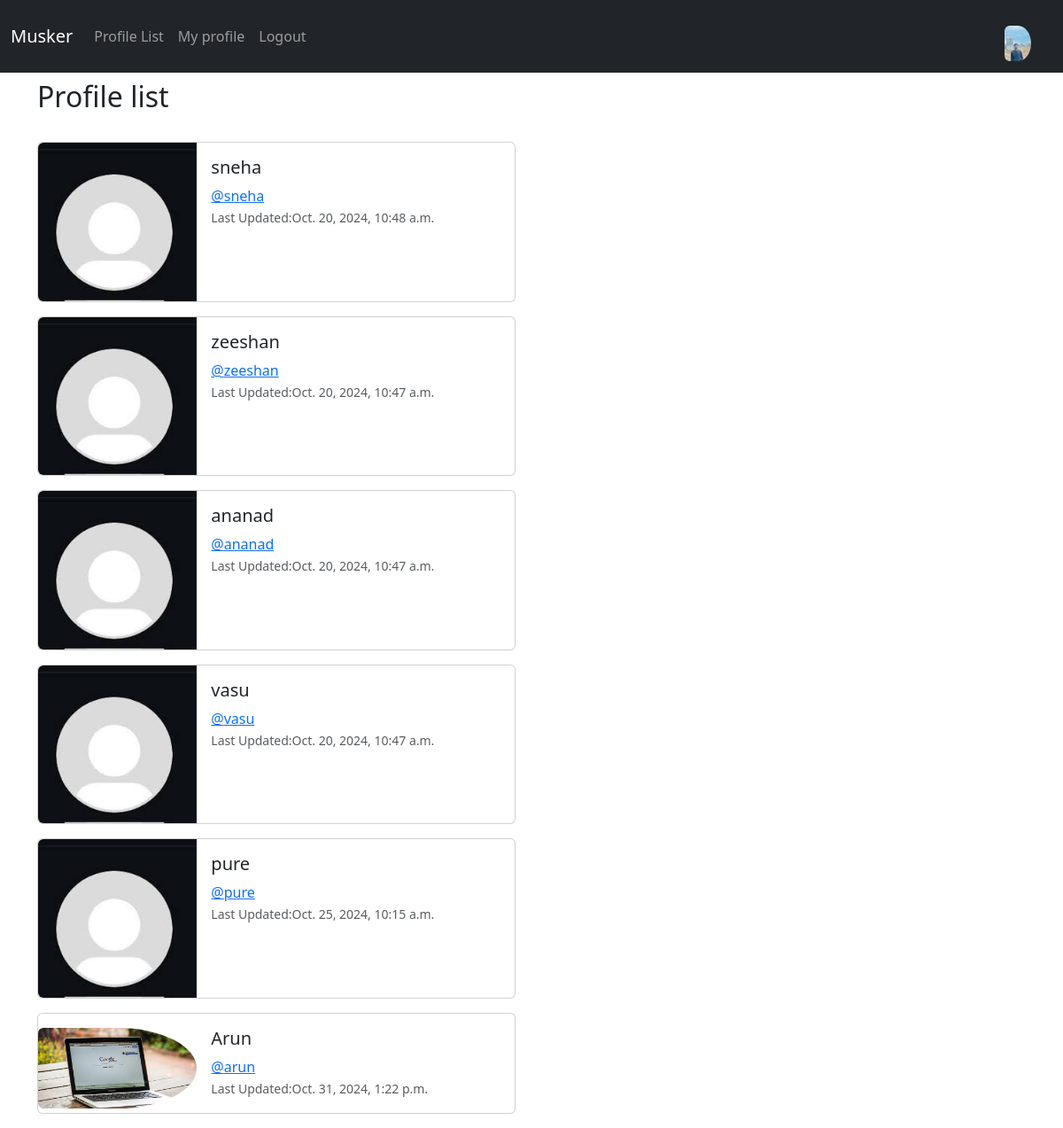
/profile_list/ (signed in), run on an earlier commit of the app's database.
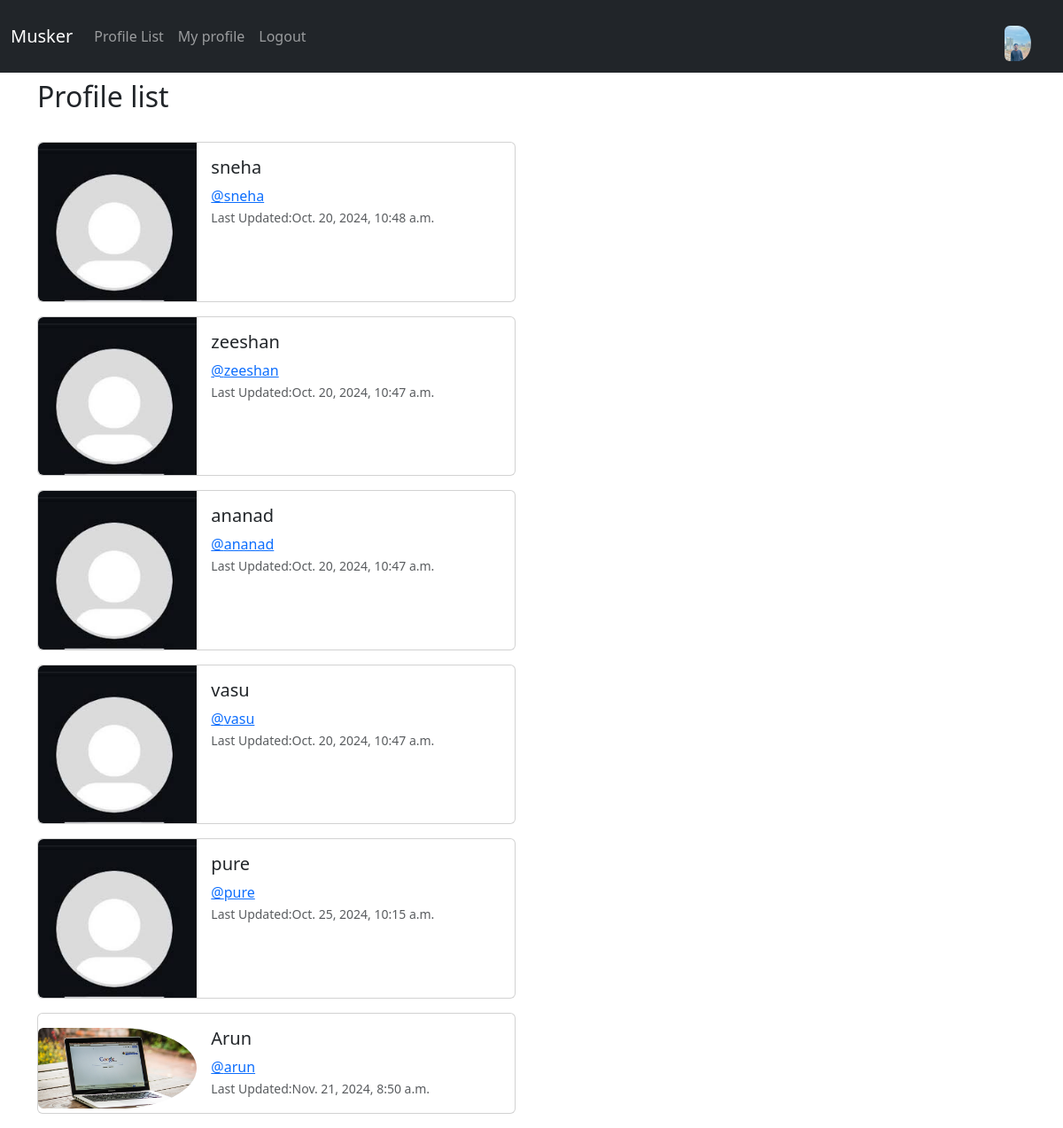
And on a later commit of the database.
### musker/models.py (models this page shows, shortened)
class Profile(models.Model):
    user = models.OneToOneField(User, on_delete=models.CASCADE)
    fallows = models.ManyToManyField("self", related_name='fallowed_by',
                                     symmetrical=False, blank=True)
    date_modified = models.DateTimeField(User, auto_now=True)
    profile_image = models.ImageField(null=True, blank=True, upload_to='images/')
    profile_bio = models.CharField(null=True, blank=True, max_length=500)
    facebook_link = models.CharField(null=True, blank=True, max_length=100)
    instagram_link = models.CharField(null=True, blank=True, max_length=100)
    linkedin_like = models.CharField(null=True, blank=True, max_length=100)

### musker/views.py (the view)
# urls.py: path('profile_list/',views.profile_list,name='profile_list'),
def profile_list(request):
    if request.user.is_authenticated:
        profile = Profile.objects.exclude(user=request.user)
        return render(request, 'profile_list.html', {'profiles': profile})
    else:
        messages.success(request, 'You Must Be LoggedIn To view This Page')
        return redirect('home')

### musker/templates/profile_list.html
{% extends 'base.html' %}
{% load static %}
{% block content %}
 <h2>Profile list</h2>
  <br>
{% if profiles %}
 {% for profile in profiles %}
<div class="card mb-3" style="max-width: 540px;">
       <div class="row g-0">
        <div class="col-md-4">
            {% if profile.profile_image %}
               <img src="{{profile.profile_image.url}}" class="img-fluid rounded-start rounded-circle mt-3" width="100%" height="200"   alt="...">
            {% else %}
              <img src="{% static 'images/defaultProfile.jpg'  %}" class="img-fluid rounded-start" alt="...">
            {% endif %}
        </div>
       <div class="col-md-8">
          <div class="card-body ">
            <h5 class="card-title">{{profile.user.username}}</h5>
            <a class="card-text text-primary" href="{%  url 'profile' profile.user.id %}" > @{{profile.user.username|lower}}</a>
            <p class="card-text"><small class="text-body-secondary">Last Updated:{{ profile.date_modified}}</small></p>
          </div>
       </div>
       </div>
 </div>
 {% endfor %}
{% endif %}
{% endblock %}

What changed in the data, as far as the page shows it:
changed Profile "Arun": date_modified "Oct. 31, 2024, 1:22 p.m." → "Nov. 21, 2024, 8:50 a.m."
